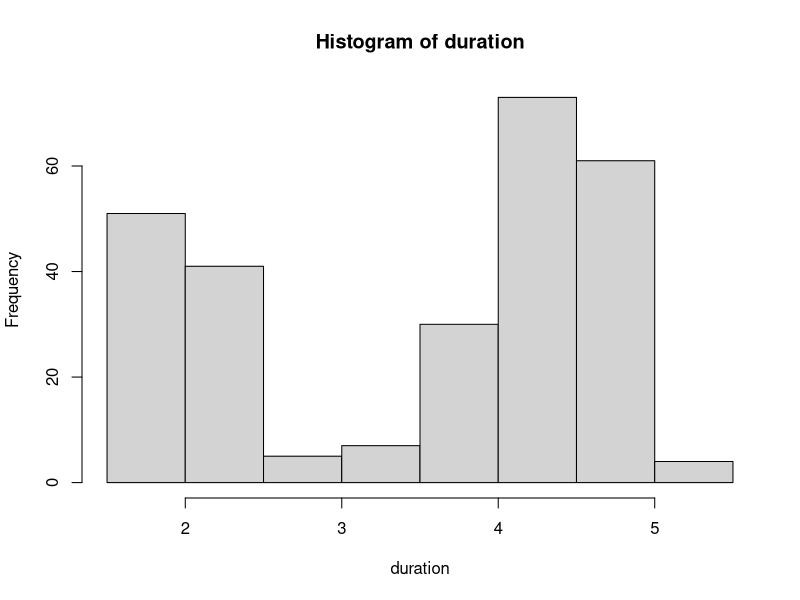
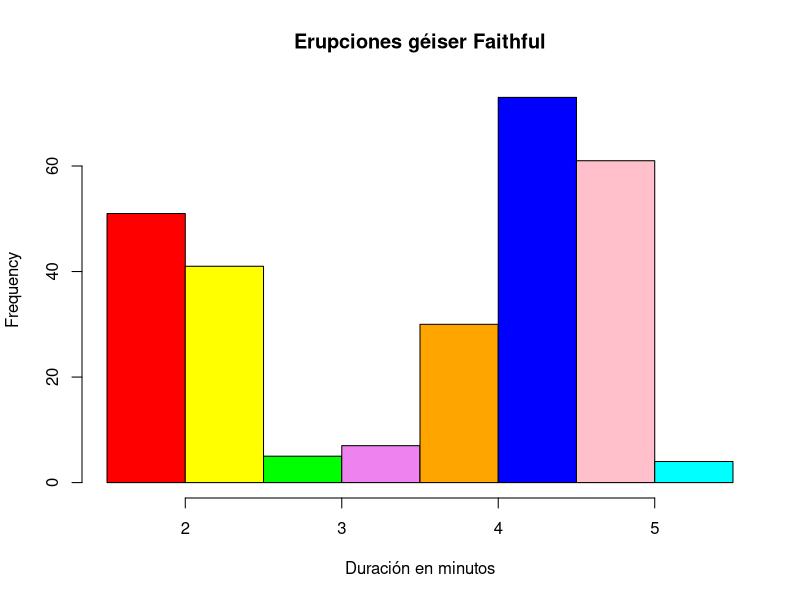

The R script that drew these images, in order:
## ---- chunk 1
duration <- faithful$eruptions
hist(duration, right = FALSE)

## ---- chunk 2
colors = c("red", "yellow", "green", "violet", "orange", "blue",
           "pink", "cyan")

hist(duration, right = FALSE,
     col = colors,
     main="Erupciones géiser Faithful",
     xlab = "Duración en minutos")

